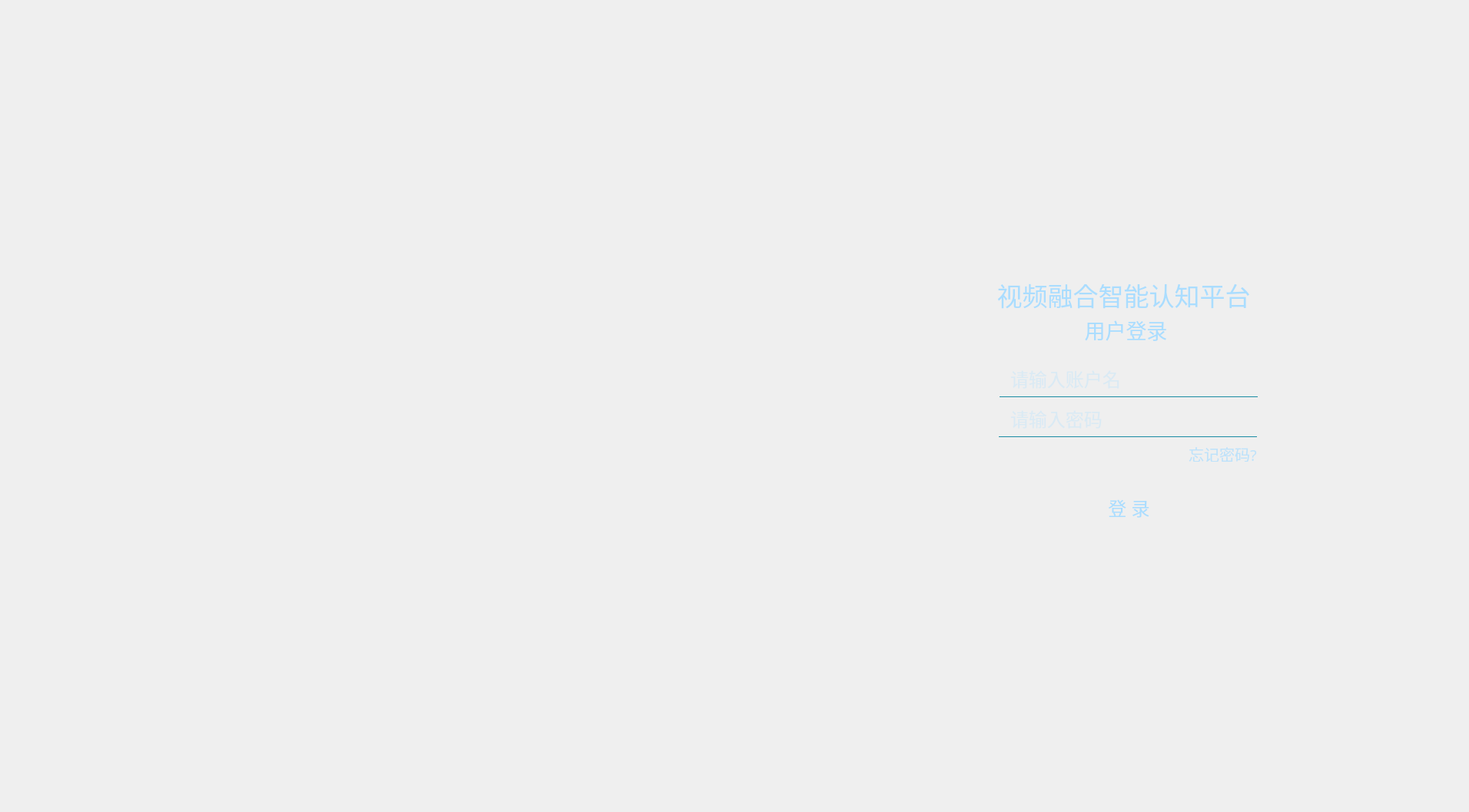
<?xml version="1.0" encoding="UTF-8"?>
<ui version="4.0">
 <class>WidgetLogin</class>
 <widget class="QWidget" name="WidgetLogin">
  <property name="geometry">
   <rect>
    <x>0</x>
    <y>0</y>
    <width>1912</width>
    <height>1057</height>
   </rect>
  </property>
  <property name="windowTitle">
   <string>WidgetLogin</string>
  </property>
  <property name="styleSheet">
   <string notr="true"/>
  </property>
  <layout class="QHBoxLayout" name="horizontalLayout">
   <property name="spacing">
    <number>0</number>
   </property>
   <property name="leftMargin">
    <number>0</number>
   </property>
   <property name="topMargin">
    <number>0</number>
   </property>
   <property name="rightMargin">
    <number>0</number>
   </property>
   <property name="bottomMargin">
    <number>0</number>
   </property>
   <item>
    <widget class="QWidget" name="widget_3" native="true">
     <property name="styleSheet">
      <string notr="true">#widget_3 { border-image: url(:/UI/login/login_border.png);}</string>
     </property>
     <layout class="QGridLayout" name="gridLayout" rowstretch="419,581,427" columnstretch="1670,583,298">
      <property name="leftMargin">
       <number>0</number>
      </property>
      <property name="topMargin">
       <number>0</number>
      </property>
      <property name="rightMargin">
       <number>0</number>
      </property>
      <property name="bottomMargin">
       <number>0</number>
      </property>
      <property name="horizontalSpacing">
       <number>0</number>
      </property>
      <item row="2" column="1">
       <spacer name="verticalSpacer">
        <property name="orientation">
         <enum>Qt::Vertical</enum>
        </property>
        <property name="sizeHint" stdset="0">
         <size>
          <width>20</width>
          <height>40</height>
         </size>
        </property>
       </spacer>
      </item>
      <item row="1" column="1">
       <widget class="QWidget" name="widget" native="true">
        <property name="sizePolicy">
         <sizepolicy hsizetype="Fixed" vsizetype="Fixed">
          <horstretch>0</horstretch>
          <verstretch>0</verstretch>
         </sizepolicy>
        </property>
        <property name="minimumSize">
         <size>
          <width>440</width>
          <height>436</height>
         </size>
        </property>
        <property name="styleSheet">
         <string notr="true">#widget {border-image: url(:/UI/login/login_border2x.png); }</string>
        </property>
        <widget class="QLabel" name="label">
         <property name="geometry">
          <rect>
           <x>43</x>
           <y>49</y>
           <width>341</width>
           <height>53</height>
          </rect>
         </property>
         <property name="font">
          <font>
           <family>思源黑体 CN</family>
           <pointsize>25</pointsize>
          </font>
         </property>
         <property name="styleSheet">
          <string notr="true">color: rgb(170, 221, 255);</string>
         </property>
         <property name="text">
          <string>视频融合智能认知平台</string>
         </property>
         <property name="alignment">
          <set>Qt::AlignCenter</set>
         </property>
        </widget>
        <widget class="QLabel" name="label_2">
         <property name="geometry">
          <rect>
           <x>48</x>
           <y>104</y>
           <width>337</width>
           <height>33</height>
          </rect>
         </property>
         <property name="font">
          <font>
           <family>思源黑体 CN</family>
           <pointsize>20</pointsize>
          </font>
         </property>
         <property name="styleSheet">
          <string notr="true">color: rgb(170, 221, 255);</string>
         </property>
         <property name="text">
          <string>用户登录</string>
         </property>
         <property name="alignment">
          <set>Qt::AlignCenter</set>
         </property>
        </widget>
        <widget class="QLineEdit" name="lineEdit">
         <property name="geometry">
          <rect>
           <x>64</x>
           <y>168</y>
           <width>313</width>
           <height>37</height>
          </rect>
         </property>
         <property name="font">
          <font>
           <family>思源黑体 CN</family>
           <pointsize>18</pointsize>
          </font>
         </property>
         <property name="styleSheet">
          <string notr="true">
color: rgba(170, 221, 255, 78);
background:transparent;border-width:0;border-style:outset</string>
         </property>
         <property name="text">
          <string>请输入账户名</string>
         </property>
        </widget>
        <widget class="QLabel" name="label_4">
         <property name="geometry">
          <rect>
           <x>51</x>
           <y>260</y>
           <width>336</width>
           <height>1</height>
          </rect>
         </property>
         <property name="minimumSize">
          <size>
           <width>0</width>
           <height>1</height>
          </size>
         </property>
         <property name="maximumSize">
          <size>
           <width>16777215</width>
           <height>1</height>
          </size>
         </property>
         <property name="styleSheet">
          <string notr="true">color: rgb(26, 139, 163);</string>
         </property>
         <property name="frameShape">
          <enum>QFrame::Panel</enum>
         </property>
         <property name="frameShadow">
          <enum>QFrame::Plain</enum>
         </property>
         <property name="lineWidth">
          <number>1</number>
         </property>
         <property name="text">
          <string/>
         </property>
        </widget>
        <widget class="QLineEdit" name="lineEdit_2">
         <property name="geometry">
          <rect>
           <x>64</x>
           <y>220</y>
           <width>317</width>
           <height>37</height>
          </rect>
         </property>
         <property name="font">
          <font>
           <family>思源黑体 CN</family>
           <pointsize>18</pointsize>
          </font>
         </property>
         <property name="styleSheet">
          <string notr="true">color: rgba(170, 221, 255, 78);
background:transparent;border-width:0;border-style:outset</string>
         </property>
         <property name="text">
          <string>请输入密码</string>
         </property>
        </widget>
        <widget class="QLabel" name="label_5">
         <property name="geometry">
          <rect>
           <x>52</x>
           <y>208</y>
           <width>336</width>
           <height>1</height>
          </rect>
         </property>
         <property name="minimumSize">
          <size>
           <width>0</width>
           <height>1</height>
          </size>
         </property>
         <property name="maximumSize">
          <size>
           <width>16777215</width>
           <height>1</height>
          </size>
         </property>
         <property name="styleSheet">
          <string notr="true">color: rgb(26, 139, 163);</string>
         </property>
         <property name="frameShape">
          <enum>QFrame::Panel</enum>
         </property>
         <property name="frameShadow">
          <enum>QFrame::Plain</enum>
         </property>
         <property name="lineWidth">
          <number>1</number>
         </property>
         <property name="text">
          <string/>
         </property>
        </widget>
        <widget class="LabelClick" name="btnForgot">
         <property name="geometry">
          <rect>
           <x>296</x>
           <y>272</y>
           <width>93</width>
           <height>21</height>
          </rect>
         </property>
         <property name="font">
          <font>
           <family>思源黑体 CN</family>
           <pointsize>15</pointsize>
          </font>
         </property>
         <property name="styleSheet">
          <string notr="true">color: rgba(170, 221, 255, 180);</string>
         </property>
         <property name="text">
          <string>忘记密码?</string>
         </property>
         <property name="alignment">
          <set>Qt::AlignCenter</set>
         </property>
        </widget>
        <widget class="QWidget" name="widget_2" native="true">
         <property name="geometry">
          <rect>
           <x>52</x>
           <y>328</y>
           <width>341</width>
           <height>49</height>
          </rect>
         </property>
         <property name="autoFillBackground">
          <bool>false</bool>
         </property>
         <property name="styleSheet">
          <string notr="true">#widget_2{border-image: url(:/UI/login/log_border.png);}</string>
         </property>
         <widget class="LabelClick" name="btnLogin">
          <property name="geometry">
           <rect>
            <x>124</x>
            <y>8</y>
            <width>89</width>
            <height>33</height>
           </rect>
          </property>
          <property name="font">
           <font>
            <family>思源黑体 CN</family>
            <pointsize>18</pointsize>
           </font>
          </property>
          <property name="styleSheet">
           <string notr="true">color: rgb(170, 221, 255);</string>
          </property>
          <property name="text">
           <string>登 录</string>
          </property>
          <property name="alignment">
           <set>Qt::AlignCenter</set>
          </property>
         </widget>
        </widget>
       </widget>
      </item>
      <item row="0" column="1">
       <spacer name="verticalSpacer_2">
        <property name="orientation">
         <enum>Qt::Vertical</enum>
        </property>
        <property name="sizeHint" stdset="0">
         <size>
          <width>20</width>
          <height>40</height>
         </size>
        </property>
       </spacer>
      </item>
      <item row="1" column="0">
       <spacer name="horizontalSpacer">
        <property name="orientation">
         <enum>Qt::Horizontal</enum>
        </property>
        <property name="sizeHint" stdset="0">
         <size>
          <width>40</width>
          <height>20</height>
         </size>
        </property>
       </spacer>
      </item>
      <item row="1" column="2">
       <spacer name="horizontalSpacer_2">
        <property name="orientation">
         <enum>Qt::Horizontal</enum>
        </property>
        <property name="sizeHint" stdset="0">
         <size>
          <width>40</width>
          <height>20</height>
         </size>
        </property>
       </spacer>
      </item>
     </layout>
    </widget>
   </item>
  </layout>
 </widget>
 <layoutdefault spacing="6" margin="11"/>
 <customwidgets>
  <customwidget>
   <class>LabelClick</class>
   <extends>QLabel</extends>
   <header location="global">LabelClick.h</header>
  </customwidget>
 </customwidgets>
 <resources>
  <include location="MultiLargeScreen.qrc"/>
 </resources>
 <connections/>
</ui>
